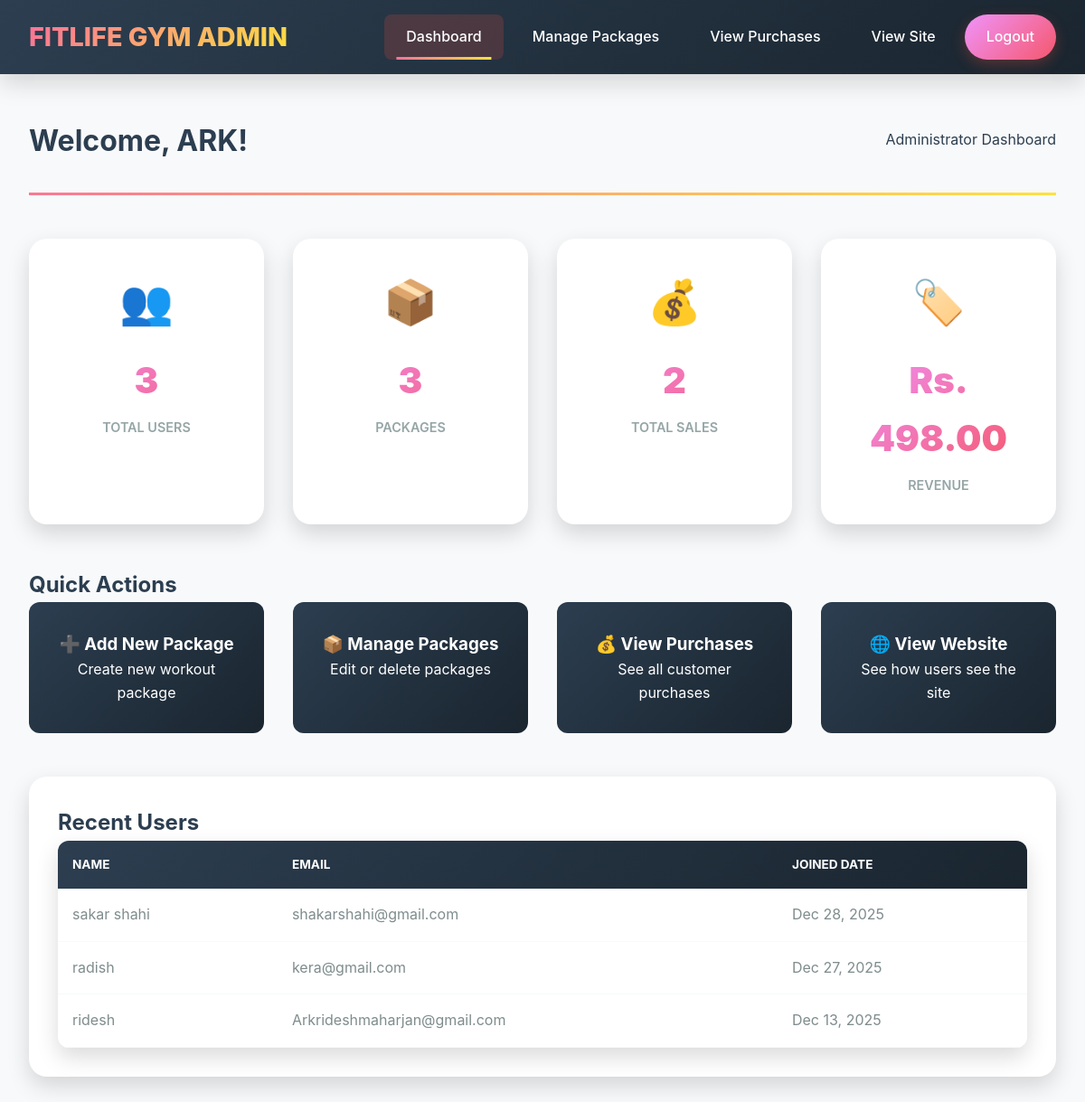
/admin/dashboard.php (signed in), run on an earlier commit of the app's database.
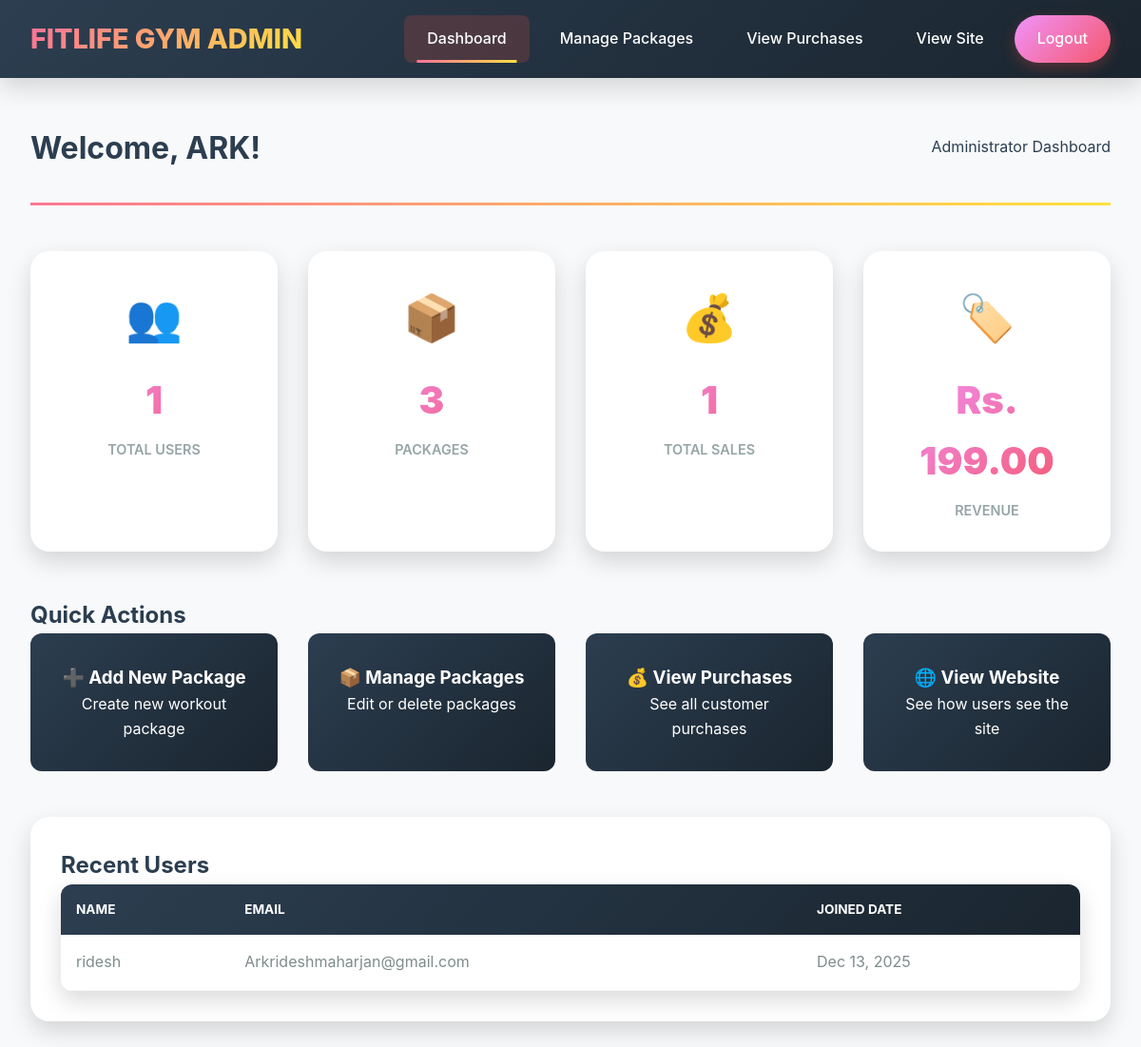
And on a later commit of the database.
### tables this page shows
CREATE TABLE `users` (
  `id` int(11) NOT NULL,
  `full_name` varchar(100) NOT NULL,
  `email` varchar(100) NOT NULL,
  `phone` varchar(15) DEFAULT NULL,
  `password` varchar(255) NOT NULL,
  `created_at` timestamp NOT NULL DEFAULT current_timestamp(),
  `role` enum('user','admin') DEFAULT 'user'
);

### admin/dashboard.php (the view, shortened to what this page needs)
<?php
require_once '../includes/database.php';
try {
    $stmt = $pdo->query("SELECT COUNT(*) as total_users FROM users WHERE role = 'user'");
    $total_users = $stmt->fetch()['total_users'];
    $stmt = $pdo->query("SELECT COUNT(*) as total_packages FROM packages");
    $total_packages = $stmt->fetch()['total_packages'];
    $stmt = $pdo->query("SELECT COUNT(*) as total_purchases FROM purchases");
    $total_purchases = $stmt->fetch()['total_purchases'];
    $stmt = $pdo->query("SELECT SUM(amount) as total_revenue FROM purchases");
    $total_revenue = $stmt->fetch()['total_revenue'] ?? 0;
    $stmt = $pdo->query("SELECT full_name, email, created_at FROM users WHERE role = 'user' ORDER BY created_at DESC LIMIT 5");
    $recent_users = $stmt->fetchAll();
} catch (PDOException $e) {
    $error = "Database error: " . $e->getMessage();
}
?>
<!DOCTYPE html>
<html>
<head>
    <link rel="stylesheet" href="../css/style.css">
</head>
<body>
    <?php include 'admin-nav.php'; ?>
    <div class="admin-dashboard">
        <div class="dashboard-header">
            <h1>Welcome, <?php echo htmlspecialchars($_SESSION['user_name']); ?>!</h1>
            <p>Administrator Dashboard</p>
        </div>
        <div class="stats-grid">
            <div class="stat-card">
                <div class="stat-icon">👥</div>
                <div class="stat-number"><?php echo $total_users; ?></div>
                <div class="stat-label">Total Users</div>
            </div>
            <div class="stat-card">
                <div class="stat-icon">📦</div>
                <div class="stat-number"><?php echo $total_packages; ?></div>
                <div class="stat-label">Packages</div>
            </div>
            <div class="stat-card">
                <div class="stat-icon">💰</div>
                <div class="stat-number"><?php echo $total_purchases; ?></div>
                <div class="stat-label">Total Sales</div>
            </div>
            <div class="stat-card">
                <div class="stat-icon">🏷️</div>
                <div class="stat-number">Rs. <?php echo number_format($total_revenue, 2); ?></div>
                <div class="stat-label">Revenue</div>
            </div>
        </div>
        <h2>Quick Actions</h2>
        <div class="action-grid">
            <a href="add-package.php" class="action-card">
                <h3>➕ Add New Package</h3>
                <p>Create new workout package</p>
            </a>
            <a href="manage-packages.php" class="action-card">
                <h3>📦 Manage Packages</h3>
                <p>Edit or delete packages</p>
            </a>
            <a href="view-purchases.php" class="action-card">
                <h3>💰 View Purchases</h3>
                <p>See all customer purchases</p>
            </a>
            <a href="../index.php" class="action-card">
                <h3>🌐 View Website</h3>
                <p>See how users see the site</p>
            </a>
        </div>
        <div class="recent-section">
            <h2>Recent Users</h2>
            <?php if (!empty($recent_users)): ?>
                <table class="data-table">
                    <thead>
                        <tr>
                            <th>Name</th>
                            <th>Email</th>
                            <th>Joined Date</th>
                        </tr>
                    </thead>
                    <tbody>
                        <?php foreach ($recent_users as $user): ?>
                            <tr>
                                <td><?php echo htmlspecialchars($user['full_name']); ?></td>
                                <td><?php echo htmlspecialchars($user['email']); ?></td>
                                <td><?php echo date('M d, Y', strtotime($user['created_at'])); ?></td>
                            </tr>
                        <?php endforeach; ?>
                    </tbody>
                </table>
            <?php else: ?>
                <p>No users registered yet.</p>
            <?php endif; ?>
        </div>
    </div>
</body>
</html>

What changed in the data, as far as the page shows it:
removed users: full_name "sakar shahi", email "shakarshahi@gmail.com", created_at "Dec 28, 2025"
removed users: full_name "radish", email "kera@gmail.com", created_at "Dec 27, 2025"
Also different on the page:
$total_users: "3" → "1"
$total_purchases: "2" → "1"
$total_revenue: "498.00" → "199.00"
